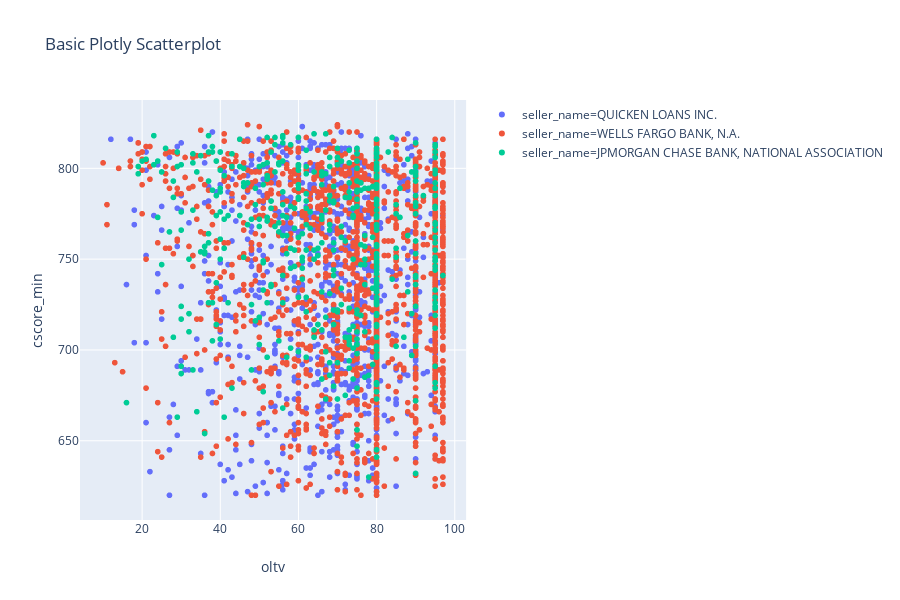

This figure's notebook cell:
### Markdown cell above
**Plotly Express Example:**

- [Link to documentation here](https://plot.ly/python/plotly-express/).
- With plotly express, the full figure is created with a single call to `px.scatter()`. 
- Note that column names are passed as text to the x and y params, etc. 
- Plotly express best for fast, low-customization-heavy charts. See final section on Plotly deep dive for more info.
- Note the somewhat-annoying legend location. We'll come back to this later in the deep-dive!

### Code cell
# single call to px.scatter creates the plotly express figure
basic_plotly_fig = px.scatter(
    # select data frame of reference
    data_frame = downsamp_top_3_lenders_df, 
    # column name of x-axis data
    x = "oltv", 
    # column name of y-axis data
    y = "cscore_min", 
    # column name of categories to use for colors
    color = "seller_name",
    # text to be used for chart title
    title = "Basic Plotly Scatterplot",
    # setting the size of the plot to be output
    height = 600,
    width = 900
)

# displays the chart in-line
basic_plotly_fig

### Figure 1 — Plotly figure (JSON) as saved in the notebook; plotly's stock layout.template omitted (floating-point values rounded to 4 significant figures; data arrays with more than 128 entries replaced by an {"elided": "..."} marker saying what was removed)
{"data": [{"hoverlabel": {"namelength": 0}, "hovertemplate": "seller_name=QUICKEN LOANS INC.<br>oltv=%{x}<br>cscore_min=%{y}", "legendgroup": "seller_name=QUICKEN LOANS INC.", "marker": {"color": "#636efa", "symbol": "circle"}, "mode": "markers", "name": "seller_name=QUICKEN LOANS INC.", "showlegend": true, "type": "scattergl", "x": {"elided": "1072 int values"}, "xaxis": "x", "y": {"elided": "1072 int values"}, "yaxis": "y"}, {"hoverlabel": {"namelength": 0}, "hovertemplate": "seller_name=WELLS FARGO BANK, N.A.<br>oltv=%{x}<br>cscore_min=%{y}", "legendgroup": "seller_name=WELLS FARGO BANK, N.A.", "marker": {"color": "#EF553B", "symbol": "circle"}, "mode": "markers", "name": "seller_name=WELLS FARGO BANK, N.A.", "showlegend": true, "type": "scattergl", "x": {"elided": "1709 int values"}, "xaxis": "x", "y": {"elided": "1709 int values"}, "yaxis": "y"}, {"hoverlabel": {"namelength": 0}, "hovertemplate": "seller_name=JPMORGAN CHASE BANK, NATIONAL ASSOCIATION<br>oltv=%{x}<br>cscore_min=%{y}", "legendgroup": "seller_name=JPMORGAN CHASE BANK, NATIONAL ASSOCIATION", "marker": {"color": "#00cc96", "symbol": "circle"}, "mode": "markers", "name": "seller_name=JPMORGAN CHASE BANK, NATIONAL ASSOCIATION", "showlegend": true, "type": "scattergl", "x": {"elided": "443 int values"}, "xaxis": "x", "y": {"elided": "443 int values"}, "yaxis": "y"}], "layout": {"height": 600, "legend": {"tracegroupgap": 0}, "title": {"text": "Basic Plotly Scatterplot"}, "width": 900, "xaxis": {"anchor": "y", "autorange": true, "domain": [0, 0.98], "range": [3.991, 103.0], "title": {"text": "oltv"}, "type": "linear"}, "yaxis": {"anchor": "x", "autorange": true, "domain": [0, 1], "range": [606.4, 837.6], "title": {"text": "cscore_min"}, "type": "linear"}}}
